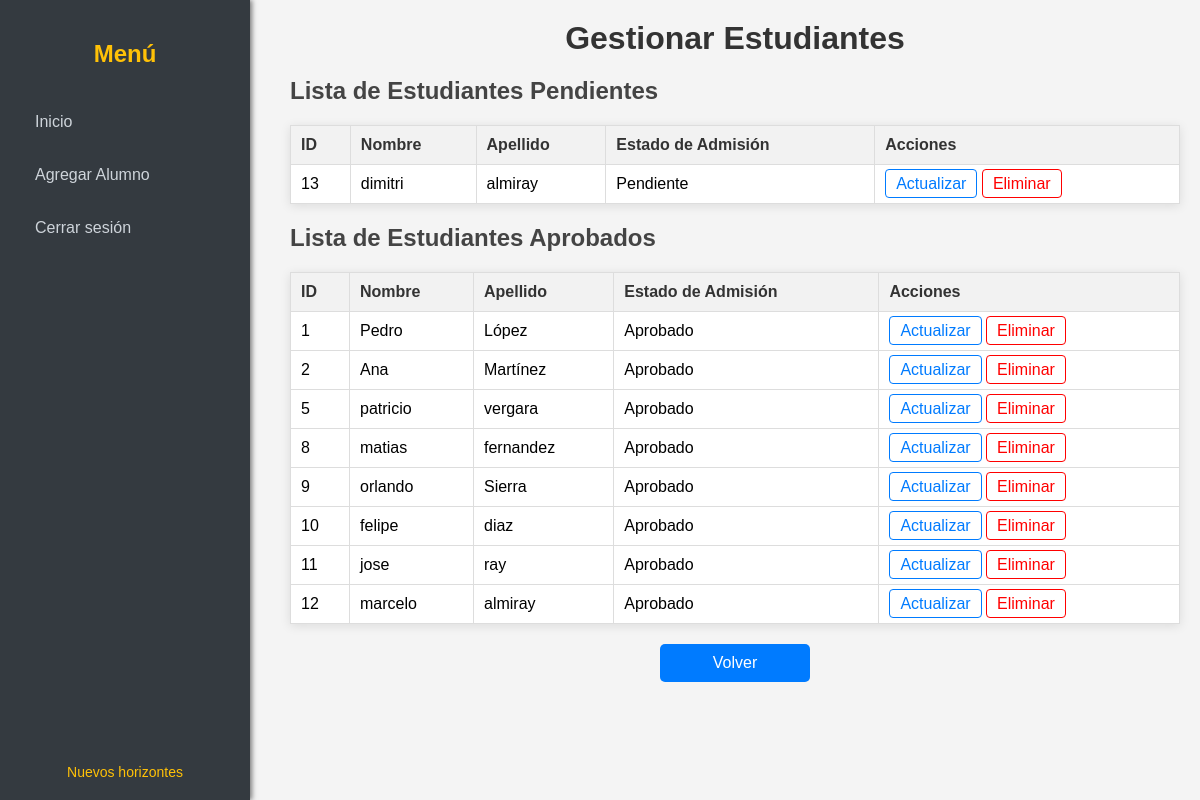
The page /gestionar_estudiantes/ (signed in) on the database as committed earlier.
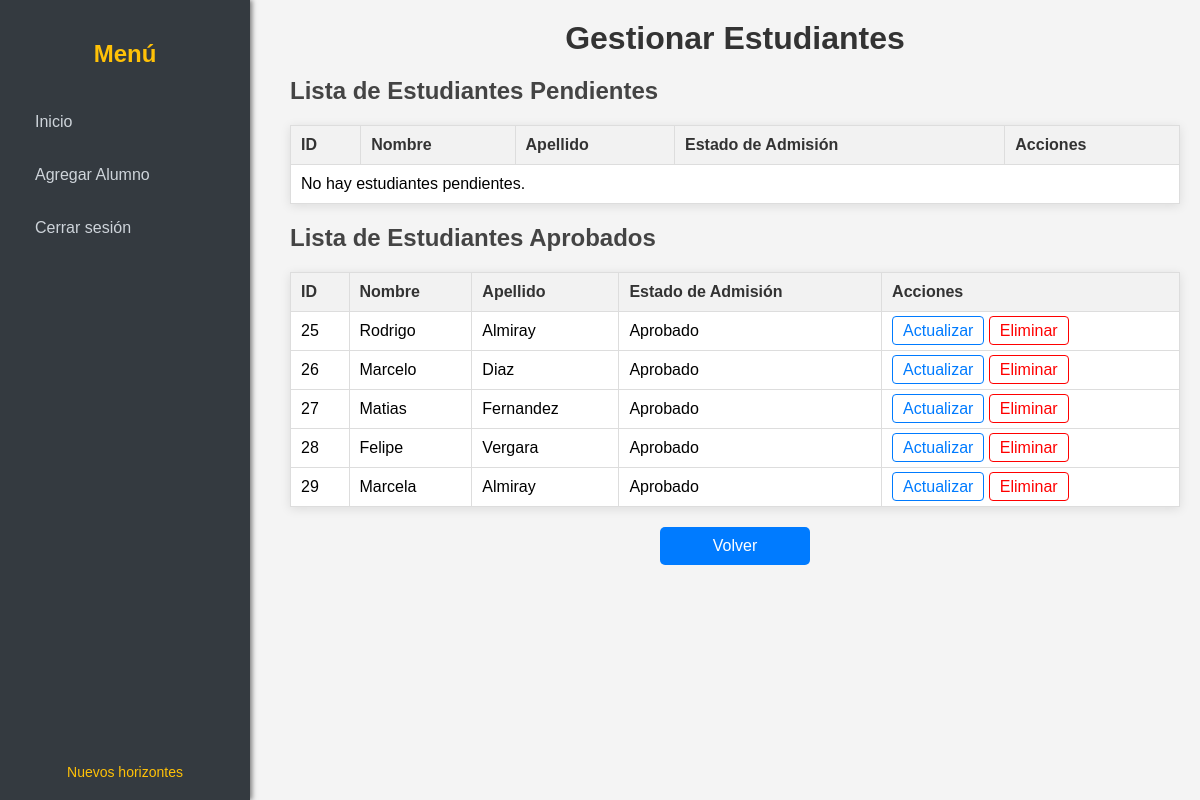
The same page on the database as committed later.
### core/models.py (models this page shows, shortened)
class Alumno(models.Model):
    user = models.OneToOneField(User, on_delete=models.CASCADE)
    nombre = models.CharField(max_length=100)
    apellido = models.CharField(max_length=200, default='Sin apellido')
    email = models.EmailField(unique=True)
    apoderado = models.ForeignKey(Apoderado, related_name='alumnos', on_delete=models.SET_NULL, null=True)
    estado_admision = models.CharField(max_length=50, default='Pendiente')
    curso = models.ForeignKey('Curso', related_name='alumnos_inscritos', on_delete=models.SET_NULL, null=True)

### core/views.py (the view)
# urls.py: path('gestionar_estudiantes/', views.gestionar_estudiantes, name='gestionar_estudiantes'),
@login_required
def gestionar_estudiantes(request):
    alumnos_pendientes = Alumno.objects.filter(estado_admision='Pendiente')
    alumnos_aprobados = Alumno.objects.filter(estado_admision='Aprobado')
    context = {
        'alumnos_pendientes': alumnos_pendientes,
        'alumnos_aprobados': alumnos_aprobados,
    }
    return render(request, 'gestionar_estudiantes.html', context)

### core/templates/gestionar_estudiantes.html (shortened to what this page needs)
{% load static %}
<!DOCTYPE html>
<html lang="es">
<head>
</head>
<body>
    <div class="sidebar">
        <h2>Menú</h2>
        <ul>
            <li><a href="{% url 'panel_admision' %}">Inicio</a></li>
            <li><a href="{% url 'agregar_alumno' %}">Agregar Alumno</a></li>
            <li>
                <form action="{% url 'logout' %}" method="post" style="display: inline;">
                    <button type="submit">Cerrar sesión</button>
                </form>
            </li>
        </ul>
        <div class="footer">
            <a href="#">Nuevos horizontes</a>
        </div>
    </div>
    <div class="main-content">
        <h1>Gestionar Estudiantes</h1>
        <h2>Lista de Estudiantes Pendientes</h2>
        <table>
            <thead>
                <tr>
                    <th>ID</th>
                    <th>Nombre</th>
                    <th>Apellido</th>
                    <th>Estado de Admisión</th>
                    <th>Acciones</th>
                </tr>
            </thead>
            <tbody>
                {% for alumno in alumnos_pendientes %}
                    <tr>
                        <td data-label="ID">{{ alumno.id }}</td>
                        <td data-label="Nombre">{{ alumno.nombre }}</td>
                        <td data-label="Apellido">{{ alumno.apellido }}</td>
                        <td data-label="Estado de Admisión">{{ alumno.estado_admision }}</td>
                        <td data-label="Acciones">
                            <a class="btn-actualizar" href="{% url 'actualizar_matricula' alumno.id %}">Actualizar</a>
                            <a class="btn-eliminar" href="{% url 'eliminar_alumno' alumno.id %}">Eliminar</a>
                        </td>
                    </tr>
                {% empty %}
                    <tr>
                        <td colspan="5">No hay estudiantes pendientes.</td>
                    </tr>
                {% endfor %}
            </tbody>
        </table>
        <h2>Lista de Estudiantes Aprobados</h2>
        <table>
            <thead>
                <tr>
                    <th>ID</th>
                    <th>Nombre</th>
                    <th>Apellido</th>
                    <th>Estado de Admisión</th>
                    <th>Acciones</th>
                </tr>
            </thead>
            <tbody>
                {% for alumno in alumnos_aprobados %}
                    <tr>
                        <td data-label="ID">{{ alumno.id }}</td>
                        <td data-label="Nombre">{{ alumno.nombre }}</td>
                        <td data-label="Apellido">{{ alumno.apellido }}</td>
                        <td data-label="Estado de Admisión">{{ alumno.estado_admision }}</td>
                        <td data-label="Acciones">
                            <a class="btn-actualizar" href="{% url 'actualizar_matricula' alumno.id %}">Actualizar</a>
                            <a class="btn-eliminar" href="{% url 'eliminar_alumno' alumno.id %}">Eliminar</a>
                        </td>
                    </tr>
                {% empty %}
                    <tr>
                        <td colspan="5">No hay estudiantes aprobados.</td>
                    </tr>
                {% endfor %}
            </tbody>
        </table>
        <a href="{% url 'panel_admision' %}" class="btn-volver">Volver</a>
    </div>
</body>
</html>

### core/templates/gestionar_estudiantes.html (style rules this page uses)
* { margin: 0; padding: 0; box-sizing: border-box; }
body { font-family: Arial, sans-serif; display: flex; height: 100vh; background-color: #f4f4f4; }
.sidebar { width: 250px; background-color: #343a40; color: white; padding: 20px; position: fixed; height: 100%; overflow-y: auto; box-shadow: 2px 0 5px rgba(0, 0, 0, 0.5); display: flex; flex-direction: column; justify-content: space-between; }
.sidebar h2 { text-align: center; font-size: 1.5em; color: #ffc107; margin-bottom: 20px; font-weight: bold; }
.sidebar ul { list-style: none; padding: 0; flex-grow: 1; }
.sidebar ul li { margin: 15px 0; }
.sidebar ul li a, .sidebar ul li form button { color: #ced4da; text-decoration: none; padding: 10px 15px; border-radius: 5px; transition: background-color 0.3s, color 0.3s; display: block; background: none; border: none; cursor: pointer; font-family: inherit; font-size: inherit; width: 100%; text-align: left; }
.footer { text-align: center; font-size: 14px; color: #ffc107; margin-top: 20px; }
.footer a { color: #ffc107; text-decoration: none; transition: color 0.3s; }
.main-content { margin-left: 270px; padding: 20px; width: calc(100% - 270px); overflow-y: auto; }
h1 { text-align: center; color: #333; margin-bottom: 20px; }
h2 { color: #444; margin-top: 20px; }
table { width: 100%; border-collapse: collapse; margin-top: 20px; background-color: white; box-shadow: 0 2px 10px rgba(0, 0, 0, 0.1); }
th, td { border: 1px solid #ddd; padding: 10px; text-align: left; }
th { background-color: #f2f2f2; color: #333; }
.btn-eliminar { color: red; text-decoration: none; border: 1px solid red; padding: 5px 10px; border-radius: 4px; cursor: pointer; transition: background-color 0.3s; }
.btn-actualizar { color: #007bff; text-decoration: none; border: 1px solid #007bff; padding: 5px 10px; border-radius: 4px; cursor: pointer; transition: background-color 0.3s; }
.btn-volver { background-color: #007bff; color: white; padding: 10px 20px; border-radius: 5px; text-decoration: none; font-size: 16px; cursor: pointer; transition: background-color 0.3s; display: block; text-align: center; margin-top: 20px; width: 150px; margin: 20px auto; }

Rows that differ between the two databases and show on the page:
removed Alumno: id "13", nombre "dimitri", apellido "almiray", estado_admision "Pendiente", shown under "Lista de Estudiantes Pendientes"
removed Alumno: id "1", nombre "Pedro", apellido "López", estado_admision "Aprobado", shown under "Lista de Estudiantes Aprobados"
removed Alumno: id "2", nombre "Ana", apellido "Martínez", estado_admision "Aprobado", shown under "Lista de Estudiantes Aprobados"
removed Alumno: id "5", nombre "patricio", apellido "vergara", estado_admision "Aprobado", shown under "Lista de Estudiantes Aprobados"
removed Alumno: id "8", nombre "matias", apellido "fernandez", estado_admision "Aprobado", shown under "Lista de Estudiantes Aprobados"
removed Alumno: id "9", nombre "orlando", apellido "Sierra", estado_admision "Aprobado", shown under "Lista de Estudiantes Aprobados"
removed Alumno: id "10", nombre "felipe", apellido "diaz", estado_admision "Aprobado", shown under "Lista de Estudiantes Aprobados"
removed Alumno: id "11", nombre "jose", apellido "ray", estado_admision "Aprobado", shown under "Lista de Estudiantes Aprobados"
removed Alumno: id "12", nombre "marcelo", apellido "almiray", estado_admision "Aprobado", shown under "Lista de Estudiantes Aprobados"
added Alumno: id "25", nombre "Rodrigo", apellido "Almiray", estado_admision "Aprobado", shown under "Lista de Estudiantes Aprobados"
added Alumno: id "26", nombre "Marcelo", apellido "Diaz", estado_admision "Aprobado", shown under "Lista de Estudiantes Aprobados"
added Alumno: id "27", nombre "Matias", apellido "Fernandez", estado_admision "Aprobado", shown under "Lista de Estudiantes Aprobados"
added Alumno: id "28", nombre "Felipe", apellido "Vergara", estado_admision "Aprobado", shown under "Lista de Estudiantes Aprobados"
added Alumno: id "29", nombre "Marcela", apellido "Almiray", estado_admision "Aprobado", shown under "Lista de Estudiantes Aprobados"
Other text that changed with them:
text now shown: "No hay estudiantes pendientes."
